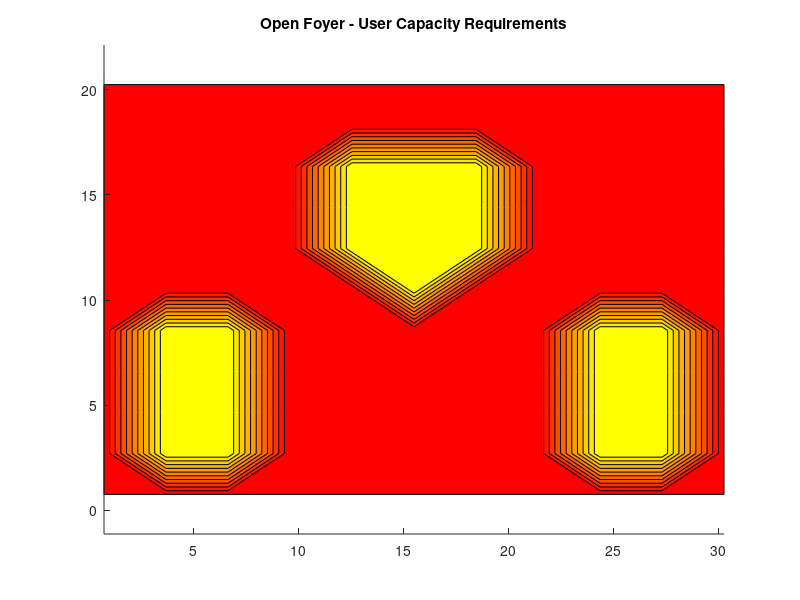

Write the MATLAB code that produced this figure. (Note: this script raises an error after producing the figure.)
%=========================================================================
% COPYRIGHT (c) 2000-2003 by Trinity College Dublin, Dublin 2, IRELAND
% All rights reserved  
%=========================================================================
% Author:                Eamonn M. Kenny
% Principal Researcher:  Dr. Peter J. Cullen
% First Modification:    May 2002
% Last Modification:     Dated Below "Added dd/mm/yy"
% Previous Projects:     Storms, FMW/ARG
% Current  Project:      IP2000 STIWRO
% Software Tool Version: 1.0
%=========================================================================
fout = fopen('capacity-foyer.txt','w');

% print size of matrix to file
xStart = 0.75;
yStart = 0.75;
zStart = 2.5;
xStep  = 2.95;
yStep  = 1.95;
M      = 11;
N      = 11;
%xStep  = 5.9;
%yStep  = 3.9;
%M      = 6;
%N      = 6;

fprintf( fout, 'StartPoint: %f %f %f \n', xStart, yStart, zStart );
fprintf( fout, 'StepSize: %f %f\n', xStep, yStep );
fprintf( fout, 'Dimensions: %d %d\n', M, N );

% set capacity requirements
capacity = zeros(N,M);
x = zeros(M,1);
y = zeros(N,1);

capacitySum = 0.0;

for n = 1:N
  y(n) = yStart + (n-1) * yStep;
end;

for n = 1:N
  for m = 1:M
    x(m) = xStart + (m-1) * xStep;
    if ( sqrt( (x(m) - 5.5)^2 + (y(n) - 6)^2 ) <= 4.0 )
      capacity(n,m) = 0.128;
    elseif ( sqrt( (x(m) - 15.5)^2 + (y(n) - 14)^2 ) <= 4.0 )
      capacity(n,m) = 0.128;
    elseif ( sqrt( (x(m) - 25.5)^2 + (y(n) - 6)^2 ) <= 4.0 )
      capacity(n,m) = 0.128;
    else 
      capacity(n,m) = 0.0122;
    end;
    if ( x(m) == 2.75 & y(n) == 6.25 )
      sqrt( (x(m) - 5.5)^2 + (y(n) - 6)^2 )
    end;
      
    capacitySum = capacitySum + capacity(n,m);
    fprintf( fout, '%f\n', capacity(n,m) );
  end;
end;

fclose(fout);

fprintf( 'Start: (%fx%f), End: (%fx%f)\n', xStart, yStart, xStart+(M-1)*xStep, yStart+(N-1)*yStep );
fprintf( 'Total Capacity of Foyer: %f\n', capacitySum );

% plot the capacity in the grid and the story in which it is defined
hold;
%surf(x,y,capacity, 'FaceColor','interp');
cap=contourf(x,y,capacity);
%cap=contour(x,y,capacity) %, 'FaceColor','interp','EdgeColor','none');
axis tight;
axis equal;
colormap('autumn');
title('Open Foyer - User Capacity Requirements' );
story3d( '../coverage/thesis/story1-foyer.txt', '../coverage/thesis/story1-foyer.txta' );
%hold;
